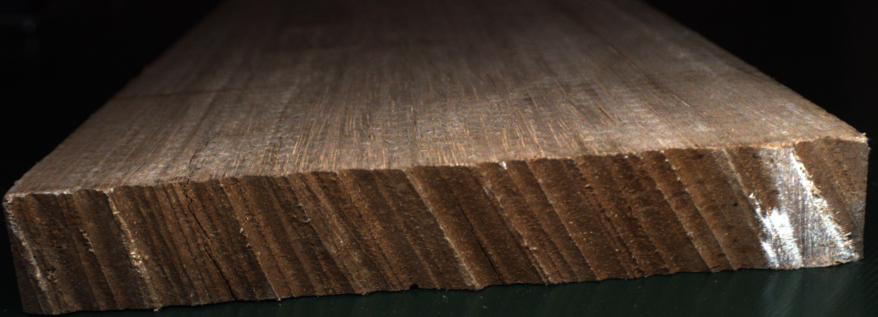
#> input picture example_image/2020-01-09_17.53.00.138131_端裂_端光.png, 1756 x 633 px (shown at 1/2 size)
$ python png2bgr.py '../example_image/2020-01-09_17.53.00.138131_端裂_端光.png'
#> lines starting #> are read from the running program, lines starting #| are printed output that depends on the picture
import sys

import cv2

IMAGE_OUTPUT_SIZE = (512, 1024)


def png2bgr(png_file):
    img = cv2.imread(png_file)
#> img is the input picture: shape (633, 1756, 3); mean B, G, R 43.3, 54.3, 68.1
    print("Original image size: ", img.shape)
#| Original image size:  (633, 1756, 3)
    img = cv2.resize(img, (IMAGE_OUTPUT_SIZE[1], IMAGE_OUTPUT_SIZE[0]))
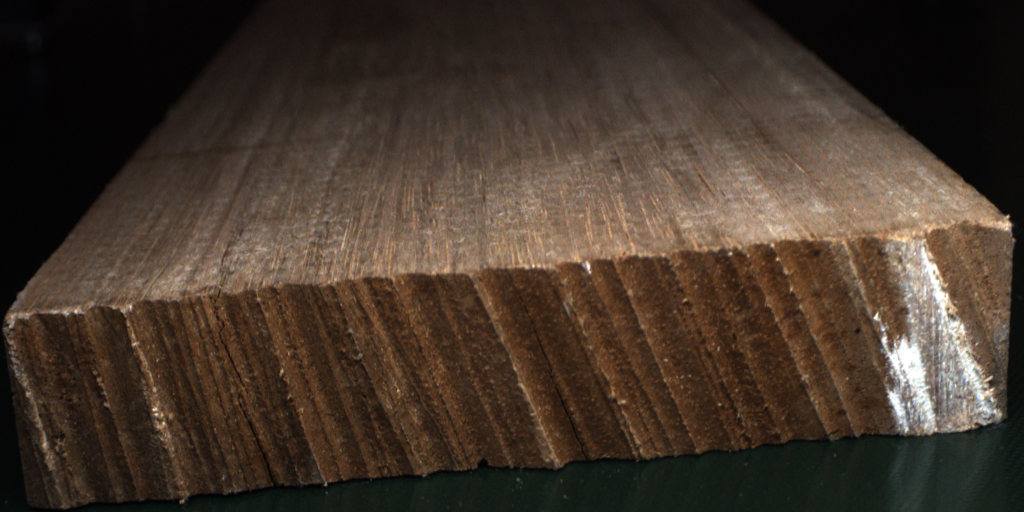
#> img: shape (512, 1024, 3); mean B, G, R 43.2, 54.2, 68
    print("Resized image size: ", img.shape)
#| Resized image size:  (512, 1024, 3)
    ext = png_file.split('.')[-1]
    output_name = png_file.replace(ext, "bgr")

    with open(output_name, "wb") as fout:
        for c in range(3):
            for h in range(IMAGE_OUTPUT_SIZE[0]):
                for w in range(IMAGE_OUTPUT_SIZE[1]):
                    value = int(img[h][w][c]).to_bytes(length=1, byteorder="big", signed=False)
                    fout.write(value)

    return


if __name__ == '__main__':
    assert 2 == len(sys.argv), "Usage $0 img_file_path"
    png_file = sys.argv[1]
    png2bgr(png_file)

$ run again, on example_image/2020-01-09_18.11.33.391070_端裂_端光.png
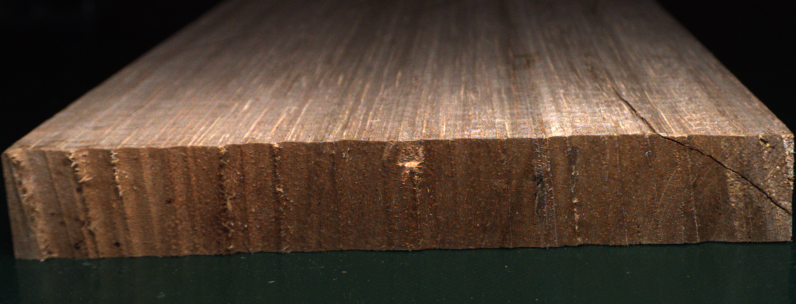
#> input picture example_image/2020-01-09_18.11.33.391070_端裂_端光.png, 1591 x 607 px (shown at 1/2 size)
#> in png2bgr, img is the input picture: shape (607, 1591, 3); mean B, G, R 49.9, 63.2, 79.7
#| Original image size:  (607, 1591, 3)
#> in png2bgr, `img = cv2.resize(img, (IMAGE_OUTPUT_SIZE[1], IMAGE_OUTPUT_SIZE[0]))`:
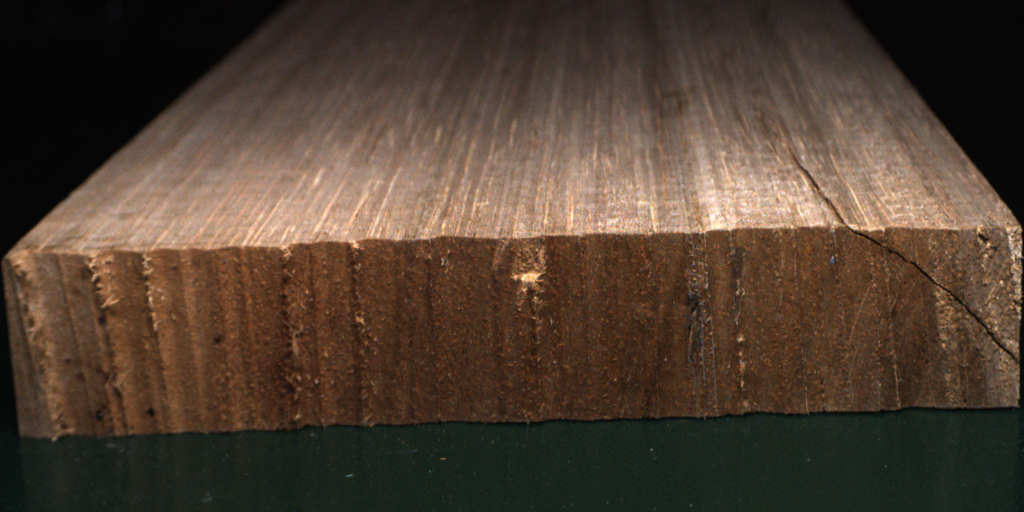
#> img: shape (512, 1024, 3); mean B, G, R 49.8, 63.1, 79.5
#| Resized image size:  (512, 1024, 3)

$ run again, on example_image/2020-01-10_09.17.10.444799_端裂_端光.png
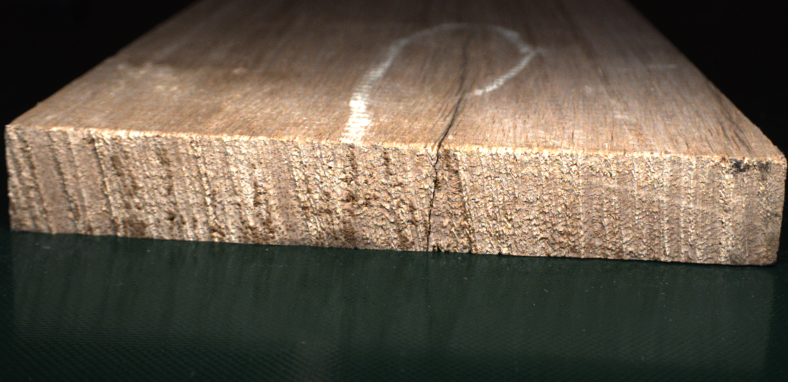
#> input picture example_image/2020-01-10_09.17.10.444799_端裂_端光.png, 1576 x 763 px (shown at 1/2 size)
#> in png2bgr, img is the input picture: shape (763, 1576, 3); mean B, G, R 75, 89.8, 100.5
#| Original image size:  (763, 1576, 3)
#> in png2bgr, `img = cv2.resize(img, (IMAGE_OUTPUT_SIZE[1], IMAGE_OUTPUT_SIZE[0]))`:
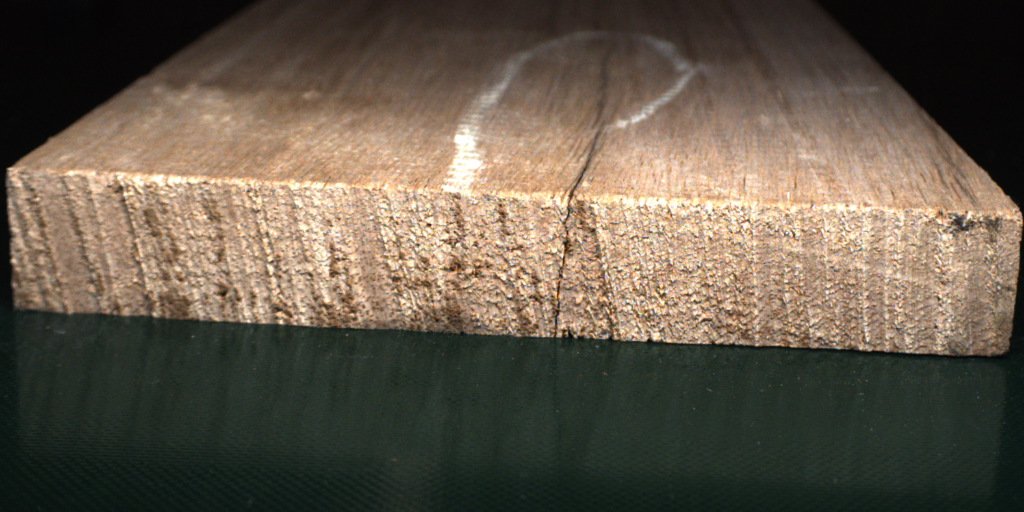
#> img: shape (512, 1024, 3); mean B, G, R 74.9, 89.7, 100.4
#| Resized image size:  (512, 1024, 3)
